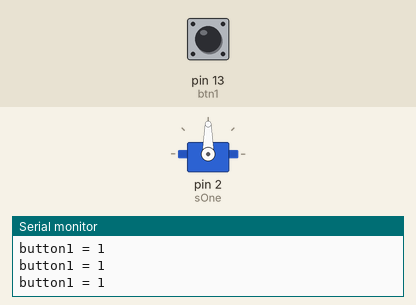
Simulated run of this sketch. Board: Arduino Uno, built with avr-gcc and run on an emulated ATmega328P. Shown: servo, the last lines printed to the serial monitor. Inputs (shaded band) come from the test bench; at power-on: pin 13 (btn1) HIGH.

Above: at 1.2 s.
1.3 s: pin 13 (btn1) pulled LOW for 0.15 s
At 1.39 s:
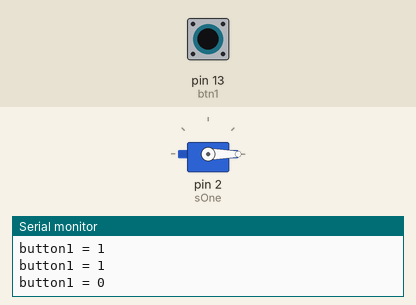
2.9 s: pin 13 (btn1) pulled LOW for 3.2 s
At 6.7 s:
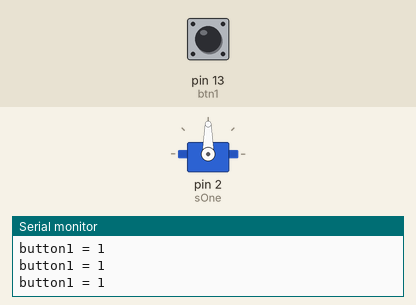
Timing chart, 0 to 8.2 s (numbered marks = the images above; inputs shaded):
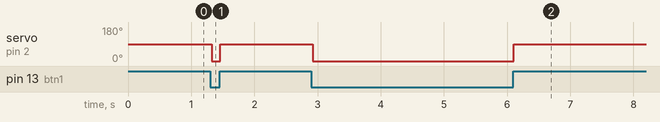

The sketch:

sketch_sep22a_testButtonAndMotor.ino
```cpp
#include <Servo.h> //서보 라이브러리를 불러옵니다.

Servo sOne, sTwo, sThree, sFour;  // 서보를 제어할 서보 오브젝트를 만듭니다.
int btn1 = 13; int btn2 = 9;
int btn1state = 0; int btn2state = 0;
int pos = 0;     // 서보 위치를 저장할 변수를 선언합니다.

void setup()
{
  pinMode(btn1, INPUT);
  sOne.attach(2);  // 핀 9의 서보를 서보 오브젝트에 연결합니다.
  Serial.begin(9600);
}
void loop()
{
  btn1state = digitalRead(btn1);
  Serial.print("button1 = ");
  Serial.println(btn1state);

  if(btn1state == LOW){
    sOne.write(0);
    delay(15);
  } else{ sOne.write(90);}
}
```

Measured:
- after the input at 1.3 s, servo on pin 2 (sOne): 90° → 0° at once, → 90° 0.14 s later
- after the input at 2.9 s, servo on pin 2 (sOne): 90° → 0° at once, → 90° 3.2 s later
